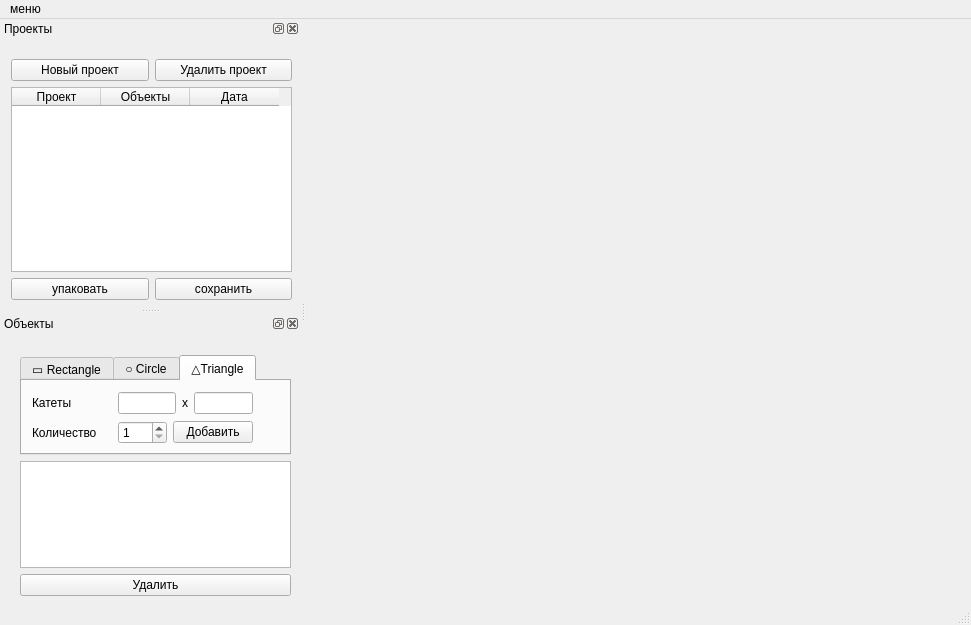
<?xml version="1.0" encoding="UTF-8"?>
<ui version="4.0">
 <class>MainWindow</class>
 <widget class="QMainWindow" name="MainWindow">
  <property name="geometry">
   <rect>
    <x>0</x>
    <y>0</y>
    <width>971</width>
    <height>625</height>
   </rect>
  </property>
  <property name="minimumSize">
   <size>
    <width>971</width>
    <height>595</height>
   </size>
  </property>
  <property name="windowTitle">
   <string>Упаковщик</string>
  </property>
  <widget class="QWidget" name="centralwidget"/>
  <widget class="QMenuBar" name="menubar">
   <property name="geometry">
    <rect>
     <x>0</x>
     <y>0</y>
     <width>971</width>
     <height>21</height>
    </rect>
   </property>
   <widget class="QMenu" name="menumenu">
    <property name="title">
     <string>меню</string>
    </property>
    <addaction name="options"/>
    <addaction name="import_csv"/>
    <addaction name="export_csv"/>
   </widget>
   <addaction name="menumenu"/>
  </widget>
  <widget class="QStatusBar" name="statusbar"/>
  <widget class="QDockWidget" name="projectsWidget">
   <property name="minimumSize">
    <size>
     <width>300</width>
     <height>100</height>
    </size>
   </property>
   <property name="maximumSize">
    <size>
     <width>1000</width>
     <height>1000</height>
    </size>
   </property>
   <property name="floating">
    <bool>false</bool>
   </property>
   <property name="windowTitle">
    <string>Проекты</string>
   </property>
   <attribute name="dockWidgetArea">
    <number>1</number>
   </attribute>
   <widget class="QWidget" name="dockWidgetContents">
    <widget class="QWidget" name="layoutWidget">
     <property name="geometry">
      <rect>
       <x>11</x>
       <y>21</y>
       <width>281</width>
       <height>241</height>
      </rect>
     </property>
     <layout class="QVBoxLayout" name="verticalLayout">
      <item>
       <layout class="QHBoxLayout" name="horizontalLayout">
        <item>
         <widget class="QPushButton" name="newProjectButton">
          <property name="text">
           <string>Новый проект</string>
          </property>
         </widget>
        </item>
        <item>
         <widget class="QPushButton" name="deleteProjectButton">
          <property name="text">
           <string>Удалить проект</string>
          </property>
         </widget>
        </item>
       </layout>
      </item>
      <item>
       <widget class="QTableWidget" name="projectsTable">
        <property name="horizontalScrollBarPolicy">
         <enum>Qt::ScrollBarAlwaysOff</enum>
        </property>
        <property name="selectionBehavior">
         <enum>QAbstractItemView::SelectRows</enum>
        </property>
        <attribute name="horizontalHeaderDefaultSectionSize">
         <number>89</number>
        </attribute>
        <column>
         <property name="text">
          <string>Проект</string>
         </property>
        </column>
        <column>
         <property name="text">
          <string>Объекты</string>
         </property>
         <property name="textAlignment">
          <set>AlignCenter</set>
         </property>
        </column>
        <column>
         <property name="text">
          <string>Дата</string>
         </property>
        </column>
       </widget>
      </item>
      <item>
       <layout class="QHBoxLayout" name="horizontalLayout_8">
        <item>
         <widget class="QPushButton" name="drawBtn">
          <property name="text">
           <string>упаковать</string>
          </property>
         </widget>
        </item>
        <item>
         <widget class="QPushButton" name="saveBtn">
          <property name="text">
           <string>сохранить</string>
          </property>
         </widget>
        </item>
       </layout>
      </item>
     </layout>
    </widget>
   </widget>
  </widget>
  <widget class="QDockWidget" name="objectsWidget">
   <property name="minimumSize">
    <size>
     <width>300</width>
     <height>100</height>
    </size>
   </property>
   <property name="maximumSize">
    <size>
     <width>1000</width>
     <height>1000</height>
    </size>
   </property>
   <property name="floating">
    <bool>false</bool>
   </property>
   <property name="windowTitle">
    <string>Объекты</string>
   </property>
   <attribute name="dockWidgetArea">
    <number>1</number>
   </attribute>
   <widget class="QWidget" name="dockWidgetContents_2">
    <widget class="QWidget" name="layoutWidget">
     <property name="geometry">
      <rect>
       <x>20</x>
       <y>22</y>
       <width>271</width>
       <height>241</height>
      </rect>
     </property>
     <layout class="QVBoxLayout" name="verticalLayout_2">
      <item>
       <widget class="QTabWidget" name="newObjectCreation">
        <property name="minimumSize">
         <size>
          <width>0</width>
          <height>100</height>
         </size>
        </property>
        <property name="currentIndex">
         <number>2</number>
        </property>
        <widget class="QWidget" name="req_tab">
         <attribute name="title">
          <string>▭ Rectangle</string>
         </attribute>
         <widget class="QWidget" name="layoutWidget_2">
          <property name="geometry">
           <rect>
            <x>10</x>
            <y>10</y>
            <width>221</width>
            <height>55</height>
           </rect>
          </property>
          <layout class="QVBoxLayout" name="verticalLayout_4">
           <item>
            <layout class="QHBoxLayout" name="horizontalLayout_4">
             <item>
              <widget class="QLabel" name="label_4">
               <property name="minimumSize">
                <size>
                 <width>80</width>
                 <height>0</height>
                </size>
               </property>
               <property name="text">
                <string>Размер</string>
               </property>
              </widget>
             </item>
             <item>
              <widget class="QLineEdit" name="req_x_size"/>
             </item>
             <item>
              <widget class="QLabel" name="label_5">
               <property name="text">
                <string>x</string>
               </property>
              </widget>
             </item>
             <item>
              <widget class="QLineEdit" name="req_y_size"/>
             </item>
            </layout>
           </item>
           <item>
            <layout class="QHBoxLayout" name="horizontalLayout_5">
             <item>
              <widget class="QLabel" name="label_6">
               <property name="minimumSize">
                <size>
                 <width>80</width>
                 <height>0</height>
                </size>
               </property>
               <property name="text">
                <string>Количество</string>
               </property>
              </widget>
             </item>
             <item>
              <widget class="QSpinBox" name="req_count">
               <property name="minimum">
                <number>1</number>
               </property>
              </widget>
             </item>
             <item>
              <widget class="QPushButton" name="req_add">
               <property name="text">
                <string>Добавить</string>
               </property>
              </widget>
             </item>
            </layout>
           </item>
          </layout>
         </widget>
        </widget>
        <widget class="QWidget" name="cir_tab">
         <attribute name="title">
          <string>○ Circle</string>
         </attribute>
         <widget class="QWidget" name="layoutWidget">
          <property name="geometry">
           <rect>
            <x>10</x>
            <y>10</y>
            <width>221</width>
            <height>55</height>
           </rect>
          </property>
          <layout class="QVBoxLayout" name="verticalLayout_3">
           <item>
            <layout class="QHBoxLayout" name="horizontalLayout_2">
             <item>
              <widget class="QLabel" name="label_3">
               <property name="minimumSize">
                <size>
                 <width>80</width>
                 <height>0</height>
                </size>
               </property>
               <property name="text">
                <string>Радиусы</string>
               </property>
              </widget>
             </item>
             <item>
              <widget class="QLineEdit" name="cir_x_size"/>
             </item>
             <item>
              <widget class="QLabel" name="label">
               <property name="text">
                <string>x</string>
               </property>
              </widget>
             </item>
             <item>
              <widget class="QLineEdit" name="cir_y_size"/>
             </item>
            </layout>
           </item>
           <item>
            <layout class="QHBoxLayout" name="horizontalLayout_3">
             <item>
              <widget class="QLabel" name="label_2">
               <property name="minimumSize">
                <size>
                 <width>80</width>
                 <height>0</height>
                </size>
               </property>
               <property name="text">
                <string>Количество</string>
               </property>
              </widget>
             </item>
             <item>
              <widget class="QSpinBox" name="cir_count">
               <property name="minimum">
                <number>1</number>
               </property>
              </widget>
             </item>
             <item>
              <widget class="QPushButton" name="cir_add">
               <property name="text">
                <string>Добавить</string>
               </property>
              </widget>
             </item>
            </layout>
           </item>
          </layout>
         </widget>
        </widget>
        <widget class="QWidget" name="tri_tab">
         <attribute name="title">
          <string>△Triangle</string>
         </attribute>
         <widget class="QWidget" name="layoutWidget_3">
          <property name="geometry">
           <rect>
            <x>10</x>
            <y>10</y>
            <width>221</width>
            <height>55</height>
           </rect>
          </property>
          <layout class="QVBoxLayout" name="verticalLayout_5">
           <item>
            <layout class="QHBoxLayout" name="horizontalLayout_6">
             <item>
              <widget class="QLabel" name="label_7">
               <property name="minimumSize">
                <size>
                 <width>80</width>
                 <height>0</height>
                </size>
               </property>
               <property name="text">
                <string>Катеты</string>
               </property>
              </widget>
             </item>
             <item>
              <widget class="QLineEdit" name="tri_x_size"/>
             </item>
             <item>
              <widget class="QLabel" name="label_8">
               <property name="text">
                <string>x</string>
               </property>
              </widget>
             </item>
             <item>
              <widget class="QLineEdit" name="tri_y_size"/>
             </item>
            </layout>
           </item>
           <item>
            <layout class="QHBoxLayout" name="horizontalLayout_7">
             <item>
              <widget class="QLabel" name="label_9">
               <property name="minimumSize">
                <size>
                 <width>80</width>
                 <height>0</height>
                </size>
               </property>
               <property name="text">
                <string>Количество</string>
               </property>
              </widget>
             </item>
             <item>
              <widget class="QSpinBox" name="tri_count">
               <property name="minimum">
                <number>1</number>
               </property>
               <property name="value">
                <number>1</number>
               </property>
              </widget>
             </item>
             <item>
              <widget class="QPushButton" name="tri_add">
               <property name="text">
                <string>Добавить</string>
               </property>
              </widget>
             </item>
            </layout>
           </item>
          </layout>
         </widget>
        </widget>
       </widget>
      </item>
      <item>
       <widget class="QTableWidget" name="objectsTable">
        <property name="horizontalScrollBarPolicy">
         <enum>Qt::ScrollBarAlwaysOff</enum>
        </property>
        <property name="sizeAdjustPolicy">
         <enum>QAbstractScrollArea::AdjustIgnored</enum>
        </property>
        <property name="selectionMode">
         <enum>QAbstractItemView::SingleSelection</enum>
        </property>
        <property name="selectionBehavior">
         <enum>QAbstractItemView::SelectRows</enum>
        </property>
        <attribute name="horizontalHeaderDefaultSectionSize">
         <number>89</number>
        </attribute>
       </widget>
      </item>
      <item>
       <widget class="QPushButton" name="deleteObjectBtn">
        <property name="minimumSize">
         <size>
          <width>60</width>
          <height>0</height>
         </size>
        </property>
        <property name="text">
         <string>Удалить</string>
        </property>
       </widget>
      </item>
     </layout>
    </widget>
   </widget>
  </widget>
  <action name="options">
   <property name="text">
    <string>настройки</string>
   </property>
  </action>
  <action name="import_csv">
   <property name="text">
    <string>импорт csv</string>
   </property>
  </action>
  <action name="export_csv">
   <property name="text">
    <string>экспорт csv</string>
   </property>
  </action>
 </widget>
 <resources/>
 <connections/>
</ui>
